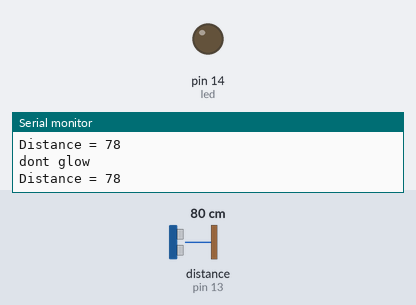
This sketch was run on a simulated Arduino Uno, built with avr-gcc and run on an emulated ATmega328P. On the bench: output pins drawn as LEDs (lit = HIGH), the last lines printed to the serial monitor. Wiring (inferred from the names in the program): ultrasonic range finder: trigger pin 15; echo pin 13. The inputs (shaded band) are chosen by the test bench; at power-on: distance to the obstacle (sensor on pin 13) 80 cm. The echo pulse lasts 58.3 µs per cm; pins used as bus, display or sensor lines are not drawn.

Above: at 1.2 s.
1.3 s: distance to the obstacle (sensor on pin 13) set to 12 cm
2.8 s: distance to the obstacle (sensor on pin 13) set to 9 cm
At 3.4 s:
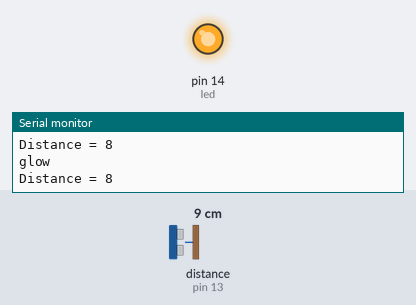
4.3 s: distance to the obstacle (sensor on pin 13) set to 18 cm
At 4.8 s:
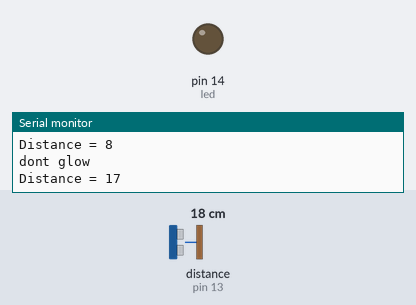
5.9 s: distance to the obstacle (sensor on pin 13) set to 2 cm
At 7.4 s:
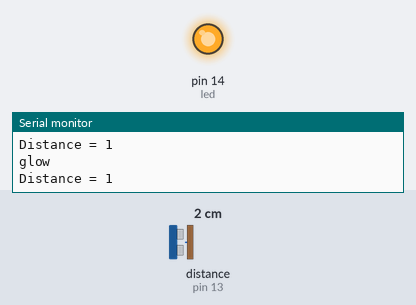
Timing chart, 0 to 8.5 s (numbered marks = the images above; inputs shaded):
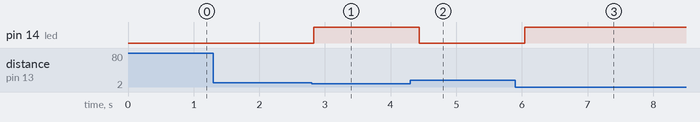

The sketch:

ultra.ino
```cpp
const int trigP = 15;  //D1 Or GPIO-2 of nodemcu
const int echoP = 13;  //D2 Or GPIO-0 of nodemcu
const int led = 14;//D5
int duration = 0;
int distance;


void setup() {
  pinMode(led, OUTPUT);
  pinMode(trigP, OUTPUT);  // Sets the trigPin as an Output
  pinMode(echoP, INPUT);
  Serial.begin(115200);// put your setup code here, to run once:

}

void loop() {
digitalWrite(trigP, LOW);   // Makes trigPin low
delayMicroseconds(2);       // 2 micro second delay

digitalWrite(trigP, HIGH);  // tigPin high
delayMicroseconds(10);      // trigPin high for 10 micro seconds
digitalWrite(trigP, LOW);   // trigPin low

duration = pulseIn(echoP, HIGH);   //Read echo pin, time in microseconds

distance= duration*0.034/2;        //Calculating actual/real distance
if(distance<10){
  digitalWrite(led,HIGH);
  Serial.println("glow");
  Serial.print("Distance = ");        //Output distance on arduino serial monitor
  Serial.println(distance);
}
else{
  digitalWrite(led,LOW);
  Serial.println("dont glow");
  Serial.print("Distance = ");        //Output distance on arduino serial monitor
  Serial.println(distance);
}
delay(400);
}
```

Measured:
- the behaviour switches between 11 and 10 cm on distance to the obstacle (sensor on pin 13) (found by bisection; images 0 and 1)
- after the input at 2.8 s, pin 14 (led): LOW → HIGH at once
- after the input at 4.3 s, pin 14 (led): HIGH → LOW after 0.13 s
- after the input at 5.9 s, pin 14 (led): LOW → HIGH after 0.14 s
